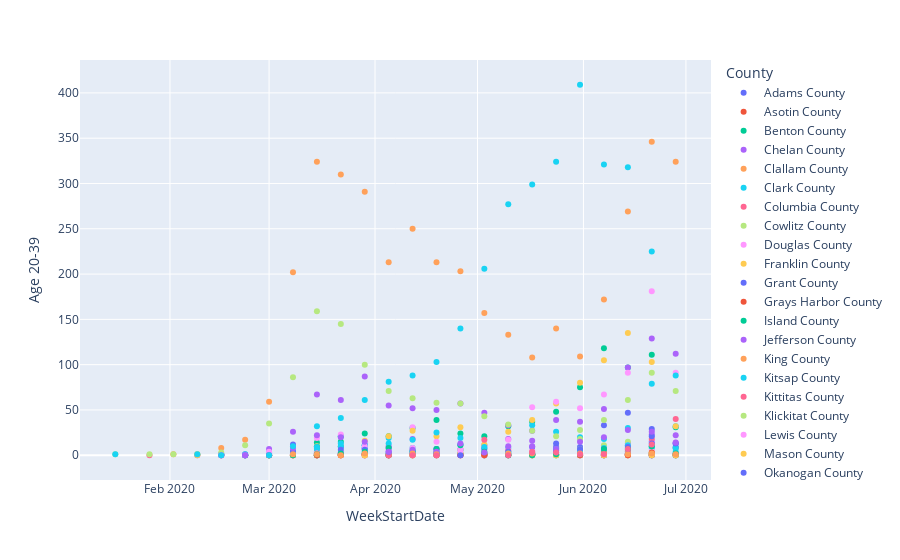

Notebook code for this chart:
### Code cell
px.scatter(df, x="WeekStartDate", y='Age 20-39', color='County')

### Figure 1 — Plotly figure (JSON) as saved in the notebook; plotly's stock layout.template omitted (floating-point values rounded to 4 significant figures)
{"data": [{"hoverlabel": {"namelength": 0}, "hovertemplate": "County=Adams County<br>WeekStartDate=%{x}<br>Age 20-39=%{y}", "legendgroup": "Adams County", "marker": {"color": "#636efa", "symbol": "circle"}, "mode": "markers", "name": "Adams County", "showlegend": true, "type": "scatter", "x": ["2020-03-08", "2020-03-15", "2020-03-22", "2020-03-29", "2020-04-05", "2020-04-12", "2020-04-19", "2020-04-26", "2020-05-03", "2020-05-10", "2020-05-17", "2020-05-24", "2020-05-31", "2020-06-07", "2020-06-14", "2020-06-21", "2020-06-28"], "xaxis": "x", "y": [1, 0, 1, 8, 2, 1, 4, 1, 0, 1, 1, 9, 6, 1, 4, 15, 8], "yaxis": "y"}, {"hoverlabel": {"namelength": 0}, "hovertemplate": "County=Asotin County<br>WeekStartDate=%{x}<br>Age 20-39=%{y}", "legendgroup": "Asotin County", "marker": {"color": "#EF553B", "symbol": "circle"}, "mode": "markers", "name": "Asotin County", "showlegend": true, "type": "scatter", "x": ["2020-03-15", "2020-03-29", "2020-04-05", "2020-04-12", "2020-04-19", "2020-05-17", "2020-05-31", "2020-06-21"], "xaxis": "x", "y": [0, 0, 1, 0, 0, 0, 0, 0], "yaxis": "y"}, {"hoverlabel": {"namelength": 0}, "hovertemplate": "County=Benton County<br>WeekStartDate=%{x}<br>Age 20-39=%{y}", "legendgroup": "Benton County", "marker": {"color": "#00cc96", "symbol": "circle"}, "mode": "markers", "name": "Benton County", "showlegend": true, "type": "scatter", "x": ["2020-02-16", "2020-03-01", "2020-03-08", "2020-03-15", "2020-03-22", "2020-03-29", "2020-04-05", "2020-04-12", "2020-04-19", "2020-04-26", "2020-05-03", "2020-05-10", "2020-05-17", "2020-05-24", "2020-05-31", "2020-06-07", "2020-06-14", "2020-06-21", "2020-06-28"], "xaxis": "x", "y": [1, 0, 3, 14, 21, 24, 21, 30, 39, 24, 21, 32, 37, 48, 75, 118, 97, 111, 31], "yaxis": "y"}, {"hoverlabel": {"namelength": 0}, "hovertemplate": "County=Chelan County<br>WeekStartDate=%{x}<br>Age 20-39=%{y}", "legendgroup": "Chelan County", "marker": {"color": "#ab63fa", "symbol": "circle"}, "mode": "markers", "name": "Chelan County", "showlegend": true, "type": "scatter", "x": ["2020-02-09", "2020-03-08", "2020-03-15", "2020-03-22", "2020-03-29", "2020-04-05", "2020-04-12", "2020-04-19", "2020-04-26", "2020-05-03", "2020-05-10", "2020-05-17", "2020-05-24", "2020-05-31", "2020-06-07", "2020-06-14", "2020-06-21", "2020-06-28"], "xaxis": "x", "y": [0, 1, 4, 3, 7, 10, 18, 7, 6, 11, 18, 16, 8, 3, 5, 13, 23, 22], "yaxis": "y"}, {"hoverlabel": {"namelength": 0}, "hovertemplate": "County=Clallam County<br>WeekStartDate=%{x}<br>Age 20-39=%{y}", "legendgroup": "Clallam County", "marker": {"color": "#FFA15A", "symbol": "circle"}, "mode": "markers", "name": "Clallam County", "showlegend": true, "type": "scatter", "x": ["2020-03-01", "2020-03-08", "2020-03-15", "2020-03-29", "2020-04-05", "2020-04-19", "2020-04-26", "2020-05-10", "2020-05-17", "2020-05-24", "2020-05-31", "2020-06-07", "2020-06-14", "2020-06-21", "2020-06-28"], "xaxis": "x", "y": [0, 0, 2, 2, 0, 3, 1, 0, 0, 1, 0, 2, 1, 2, 1], "yaxis": "y"}, {"hoverlabel": {"namelength": 0}, "hovertemplate": "County=Clark County<br>WeekStartDate=%{x}<br>Age 20-39=%{y}", "legendgroup": "Clark County", "marker": {"color": "#19d3f3", "symbol": "circle"}, "mode": "markers", "name": "Clark County", "showlegend": true, "type": "scatter", "x": ["2020-02-23", "2020-03-01", "2020-03-08", "2020-03-15", "2020-03-22", "2020-03-29", "2020-04-05", "2020-04-12", "2020-04-19", "2020-04-26", "2020-05-03", "2020-05-10", "2020-05-17", "2020-05-24", "2020-05-31", "2020-06-07", "2020-06-14", "2020-06-21", "2020-06-28"], "xaxis": "x", "y": [0, 0, 3, 10, 21, 11, 19, 8, 3, 6, 8, 8, 33, 26, 20, 18, 30, 79, 32], "yaxis": "y"}, {"hoverlabel": {"namelength": 0}, "hovertemplate": "County=Columbia County<br>WeekStartDate=%{x}<br>Age 20-39=%{y}", "legendgroup": "Columbia County", "marker": {"color": "#FF6692", "symbol": "circle"}, "mode": "markers", "name": "Columbia County", "showlegend": true, "type": "scatter", "x": ["2020-03-01", "2020-06-07", "2020-06-14"], "xaxis": "x", "y": [0, 0, 1], "yaxis": "y"}, {"hoverlabel": {"namelength": 0}, "hovertemplate": "County=Cowlitz County<br>WeekStartDate=%{x}<br>Age 20-39=%{y}", "legendgroup": "Cowlitz County", "marker": {"color": "#B6E880", "symbol": "circle"}, "mode": "markers", "name": "Cowlitz County", "showlegend": true, "type": "scatter", "x": ["2020-02-23", "2020-03-01", "2020-03-08", "2020-03-15", "2020-03-22", "2020-03-29", "2020-04-05", "2020-04-12", "2020-04-19", "2020-04-26", "2020-05-03", "2020-05-10", "2020-05-17", "2020-05-24", "2020-05-31", "2020-06-07", "2020-06-14", "2020-06-21", "2020-06-28"], "xaxis": "x", "y": [0, 0, 2, 3, 2, 1, 0, 2, 3, 6, 1, 2, 0, 0, 18, 11, 15, 9, 8], "yaxis": "y"}, {"hoverlabel": {"namelength": 0}, "hovertemplate": "County=Douglas County<br>WeekStartDate=%{x}<br>Age 20-39=%{y}", "legendgroup": "Douglas County", "marker": {"color": "#FF97FF", "symbol": "circle"}, "mode": "markers", "name": "Douglas County", "showlegend": true, "type": "scatter", "x": ["2020-03-01", "2020-03-08", "2020-03-15", "2020-03-22", "2020-03-29", "2020-04-05", "2020-04-12", "2020-04-19", "2020-04-26", "2020-05-03", "2020-05-10", "2020-05-17", "2020-05-24", "2020-05-31", "2020-06-07", "2020-06-14", "2020-06-21", "2020-06-28"], "xaxis": "x", "y": [0, 0, 0, 1, 6, 4, 31, 6, 7, 10, 6, 5, 4, 1, 2, 7, 16, 14], "yaxis": "y"}, {"hoverlabel": {"namelength": 0}, "hovertemplate": "County=Franklin County<br>WeekStartDate=%{x}<br>Age 20-39=%{y}", "legendgroup": "Franklin County", "marker": {"color": "#FECB52", "symbol": "circle"}, "mode": "markers", "name": "Franklin County", "showlegend": true, "type": "scatter", "x": ["2020-02-09", "2020-02-23", "2020-03-01", "2020-03-08", "2020-03-15", "2020-03-22", "2020-03-29", "2020-04-05", "2020-04-12", "2020-04-19", "2020-04-26", "2020-05-03", "2020-05-10", "2020-05-17", "2020-05-24", "2020-05-31", "2020-06-07", "2020-06-14", "2020-06-21", "2020-06-28"], "xaxis": "x", "y": [0, 0, 1, 1, 10, 10, 16, 21, 27, 21, 31, 12, 26, 39, 57, 80, 105, 135, 103, 32], "yaxis": "y"}, {"hoverlabel": {"namelength": 0}, "hovertemplate": "County=Grant County<br>WeekStartDate=%{x}<br>Age 20-39=%{y}", "legendgroup": "Grant County", "marker": {"color": "#636efa", "symbol": "circle"}, "mode": "markers", "name": "Grant County", "showlegend": true, "type": "scatter", "x": ["2020-02-16", "2020-02-23", "2020-03-01", "2020-03-08", "2020-03-15", "2020-03-22", "2020-03-29", "2020-04-05", "2020-04-12", "2020-04-19", "2020-04-26", "2020-05-03", "2020-05-10", "2020-05-17", "2020-05-24", "2020-05-31", "2020-06-07", "2020-06-14", "2020-06-21", "2020-06-28"], "xaxis": "x", "y": [0, 0, 1, 12, 8, 9, 11, 8, 4, 7, 12, 0, 1, 9, 13, 9, 33, 47, 29, 9], "yaxis": "y"}, {"hoverlabel": {"namelength": 0}, "hovertemplate": "County=Grays Harbor County<br>WeekStartDate=%{x}<br>Age 20-39=%{y}", "legendgroup": "Grays Harbor County", "marker": {"color": "#EF553B", "symbol": "circle"}, "mode": "markers", "name": "Grays Harbor County", "showlegend": true, "type": "scatter", "x": ["2020-02-16", "2020-02-23", "2020-03-01", "2020-03-15", "2020-03-22", "2020-03-29", "2020-04-05", "2020-04-26", "2020-05-03", "2020-05-17", "2020-05-24", "2020-05-31", "2020-06-07", "2020-06-14", "2020-06-21", "2020-06-28"], "xaxis": "x", "y": [0, 0, 0, 0, 1, 0, 0, 0, 0, 1, 1, 2, 0, 0, 1, 1], "yaxis": "y"}, {"hoverlabel": {"namelength": 0}, "hovertemplate": "County=Island County<br>WeekStartDate=%{x}<br>Age 20-39=%{y}", "legendgroup": "Island County", "marker": {"color": "#00cc96", "symbol": "circle"}, "mode": "markers", "name": "Island County", "showlegend": true, "type": "scatter", "x": ["2020-02-23", "2020-03-01", "2020-03-08", "2020-03-15", "2020-03-22", "2020-03-29", "2020-04-05", "2020-04-12", "2020-04-19", "2020-04-26", "2020-05-03", "2020-05-10", "2020-05-24", "2020-06-07", "2020-06-14", "2020-06-21", "2020-06-28"], "xaxis": "x", "y": [0, 0, 6, 9, 15, 2, 1, 1, 0, 1, 2, 0, 0, 0, 2, 2, 0], "yaxis": "y"}, {"hoverlabel": {"namelength": 0}, "hovertemplate": "County=Jefferson County<br>WeekStartDate=%{x}<br>Age 20-39=%{y}", "legendgroup": "Jefferson County", "marker": {"color": "#ab63fa", "symbol": "circle"}, "mode": "markers", "name": "Jefferson County", "showlegend": true, "type": "scatter", "x": ["2020-02-23", "2020-03-01", "2020-03-08", "2020-03-15", "2020-03-22", "2020-03-29", "2020-05-31", "2020-06-07", "2020-06-14", "2020-06-21", "2020-06-28"], "xaxis": "x", "y": [0, 2, 3, 2, 0, 0, 0, 0, 1, 0, 0], "yaxis": "y"}, {"hoverlabel": {"namelength": 0}, "hovertemplate": "County=King County<br>WeekStartDate=%{x}<br>Age 20-39=%{y}", "legendgroup": "King County", "marker": {"color": "#FFA15A", "symbol": "circle"}, "mode": "markers", "name": "King County", "showlegend": true, "type": "scatter", "x": ["2020-02-02", "2020-02-09", "2020-02-16", "2020-02-23", "2020-03-01", "2020-03-08", "2020-03-15", "2020-03-22", "2020-03-29", "2020-04-05", "2020-04-12", "2020-04-19", "2020-04-26", "2020-05-03", "2020-05-10", "2020-05-17", "2020-05-24", "2020-05-31", "2020-06-07", "2020-06-14", "2020-06-21", "2020-06-28"], "xaxis": "x", "y": [1, 1, 8, 17, 59, 202, 324, 310, 291, 213, 250, 213, 203, 157, 133, 108, 140, 109, 172, 269, 346, 324], "yaxis": "y"}, {"hoverlabel": {"namelength": 0}, "hovertemplate": "County=Kitsap County<br>WeekStartDate=%{x}<br>Age 20-39=%{y}", "legendgroup": "Kitsap County", "marker": {"color": "#19d3f3", "symbol": "circle"}, "mode": "markers", "name": "Kitsap County", "showlegend": true, "type": "scatter", "x": ["2020-02-16", "2020-02-23", "2020-03-01", "2020-03-08", "2020-03-15", "2020-03-22", "2020-03-29", "2020-04-05", "2020-04-12", "2020-04-19", "2020-04-26", "2020-05-03", "2020-05-10", "2020-05-24", "2020-05-31", "2020-06-07", "2020-06-14", "2020-06-21", "2020-06-28"], "xaxis": "x", "y": [1, 0, 1, 5, 7, 10, 11, 2, 4, 2, 1, 0, 4, 1, 4, 4, 9, 8, 4], "yaxis": "y"}, {"hoverlabel": {"namelength": 0}, "hovertemplate": "County=Kittitas County<br>WeekStartDate=%{x}<br>Age 20-39=%{y}", "legendgroup": "Kittitas County", "marker": {"color": "#FF6692", "symbol": "circle"}, "mode": "markers", "name": "Kittitas County", "showlegend": true, "type": "scatter", "x": ["2020-01-26", "2020-02-16", "2020-03-08", "2020-03-15", "2020-03-22", "2020-03-29", "2020-04-05", "2020-04-19", "2020-04-26", "2020-05-03", "2020-05-10", "2020-05-17", "2020-05-24", "2020-05-31", "2020-06-07", "2020-06-14", "2020-06-21", "2020-06-28"], "xaxis": "x", "y": [0, 0, 0, 2, 1, 1, 0, 1, 1, 17, 5, 4, 3, 1, 3, 5, 18, 1], "yaxis": "y"}, {"hoverlabel": {"namelength": 0}, "hovertemplate": "County=Klickitat County<br>WeekStartDate=%{x}<br>Age 20-39=%{y}", "legendgroup": "Klickitat County", "marker": {"color": "#B6E880", "symbol": "circle"}, "mode": "markers", "name": "Klickitat County", "showlegend": true, "type": "scatter", "x": ["2020-03-01", "2020-03-15", "2020-03-22", "2020-03-29", "2020-04-05", "2020-04-19", "2020-04-26", "2020-05-03", "2020-05-10", "2020-05-17", "2020-05-24", "2020-05-31", "2020-06-07", "2020-06-14", "2020-06-21", "2020-06-28"], "xaxis": "x", "y": [0, 0, 1, 0, 1, 0, 1, 0, 0, 1, 1, 7, 3, 0, 3, 0], "yaxis": "y"}, {"hoverlabel": {"namelength": 0}, "hovertemplate": "County=Lewis County<br>WeekStartDate=%{x}<br>Age 20-39=%{y}", "legendgroup": "Lewis County", "marker": {"color": "#FF97FF", "symbol": "circle"}, "mode": "markers", "name": "Lewis County", "showlegend": true, "type": "scatter", "x": ["2020-03-08", "2020-03-15", "2020-03-22", "2020-03-29", "2020-04-05", "2020-04-12", "2020-04-19", "2020-04-26", "2020-05-03", "2020-05-10", "2020-05-24", "2020-06-07", "2020-06-14", "2020-06-21", "2020-06-28"], "xaxis": "x", "y": [1, 2, 1, 0, 1, 1, 0, 0, 0, 1, 1, 1, 11, 5, 1], "yaxis": "y"}, {"hoverlabel": {"namelength": 0}, "hovertemplate": "County=Mason County<br>WeekStartDate=%{x}<br>Age 20-39=%{y}", "legendgroup": "Mason County", "marker": {"color": "#FECB52", "symbol": "circle"}, "mode": "markers", "name": "Mason County", "showlegend": true, "type": "scatter", "x": ["2020-03-01", "2020-03-08", "2020-03-15", "2020-03-22", "2020-03-29", "2020-04-12", "2020-04-19", "2020-04-26", "2020-05-03", "2020-05-10", "2020-05-17", "2020-05-24", "2020-05-31", "2020-06-07", "2020-06-14", "2020-06-21", "2020-06-28"], "xaxis": "x", "y": [0, 0, 1, 0, 1, 0, 2, 2, 1, 1, 1, 0, 0, 0, 2, 3, 0], "yaxis": "y"}, {"hoverlabel": {"namelength": 0}, "hovertemplate": "County=Okanogan County<br>WeekStartDate=%{x}<br>Age 20-39=%{y}", "legendgroup": "Okanogan County", "marker": {"color": "#636efa", "symbol": "circle"}, "mode": "markers", "name": "Okanogan County", "showlegend": true, "type": "scatter", "x": ["2020-03-08", "2020-03-15", "2020-03-22", "2020-03-29", "2020-04-05", "2020-04-12", "2020-04-19", "2020-04-26", "2020-05-03", "2020-05-10", "2020-05-17", "2020-05-24", "2020-05-31", "2020-06-07", "2020-06-14", "2020-06-21", "2020-06-28"], "xaxis": "x", "y": [0, 0, 1, 1, 0, 0, 2, 0, 7, 4, 1, 5, 2, 1, 1, 13, 13], "yaxis": "y"}, {"hoverlabel": {"namelength": 0}, "hovertemplate": "County=Pacific County<br>WeekStartDate=%{x}<br>Age 20-39=%{y}", "legendgroup": "Pacific County", "marker": {"color": "#EF553B", "symbol": "circle"}, "mode": "markers", "name": "Pacific County", "showlegend": true, "type": "scatter", "x": ["2020-03-29", "2020-04-05", "2020-04-19", "2020-04-26", "2020-05-03", "2020-05-31", "2020-06-07", "2020-06-21"], "xaxis": "x", "y": [1, 0, 0, 0, 1, 0, 2, 3], "yaxis": "y"}, {"hoverlabel": {"namelength": 0}, "hovertemplate": "County=Pend Oreille County<br>WeekStartDate=%{x}<br>Age 20-39=%{y}", "legendgroup": "Pend Oreille County", "marker": {"color": "#00cc96", "symbol": "circle"}, "mode": "markers", "name": "Pend Oreille County", "showlegend": true, "type": "scatter", "x": ["2020-03-15", "2020-04-05", "2020-05-17", "2020-06-21", "2020-06-28"], "xaxis": "x", "y": [0, 0, 1, 0, 0], "yaxis": "y"}, {"hoverlabel": {"namelength": 0}, "hovertemplate": "County=Pierce County<br>WeekStartDate=%{x}<br>Age 20-39=%{y}", "legendgroup": "Pierce County", "marker": {"color": "#ab63fa", "symbol": "circle"}, "mode": "markers", "name": "Pierce County", "showlegend": true, "type": "scatter", "x": ["2020-02-16", "2020-02-23", "2020-03-01", "2020-03-08", "2020-03-15", "2020-03-22", "2020-03-29", "2020-04-05", "2020-04-12", "2020-04-19", "2020-04-26", "2020-05-03", "2020-05-10", "2020-05-17", "2020-05-24", "2020-05-31", "2020-06-07", "2020-06-14", "2020-06-21", "2020-06-28"], "xaxis": "x", "y": [1, 1, 7, 26, 67, 61, 87, 55, 52, 50, 57, 47, 33, 27, 39, 37, 51, 97, 129, 112], "yaxis": "y"}, {"hoverlabel": {"namelength": 0}, "hovertemplate": "County=San Juan County<br>WeekStartDate=%{x}<br>Age 20-39=%{y}", "legendgroup": "San Juan County", "marker": {"color": "#FFA15A", "symbol": "circle"}, "mode": "markers", "name": "San Juan County", "showlegend": true, "type": "scatter", "x": ["2020-03-08", "2020-03-15", "2020-03-22", "2020-03-29", "2020-04-05", "2020-04-12", "2020-06-07", "2020-06-14", "2020-06-21"], "xaxis": "x", "y": [0, 0, 0, 0, 0, 0, 1, 0, 1], "yaxis": "y"}, {"hoverlabel": {"namelength": 0}, "hovertemplate": "County=Skagit County<br>WeekStartDate=%{x}<br>Age 20-39=%{y}", "legendgroup": "Skagit County", "marker": {"color": "#19d3f3", "symbol": "circle"}, "mode": "markers", "name": "Skagit County", "showlegend": true, "type": "scatter", "x": ["2020-02-16", "2020-02-23", "2020-03-01", "2020-03-08", "2020-03-15", "2020-03-22", "2020-03-29", "2020-04-05", "2020-04-12", "2020-04-19", "2020-04-26", "2020-05-03", "2020-05-10", "2020-05-17", "2020-05-24", "2020-05-31", "2020-06-07", "2020-06-14", "2020-06-21", "2020-06-28"], "xaxis": "x", "y": [0, 1, 3, 8, 9, 13, 8, 13, 17, 25, 19, 9, 2, 2, 7, 5, 8, 11, 10, 8], "yaxis": "y"}, {"hoverlabel": {"namelength": 0}, "hovertemplate": "County=Skamania County<br>WeekStartDate=%{x}<br>Age 20-39=%{y}", "legendgroup": "Skamania County", "marker": {"color": "#FF6692", "symbol": "circle"}, "mode": "markers", "name": "Skamania County", "showlegend": true, "type": "scatter", "x": ["2020-03-22", "2020-04-05", "2020-06-14", "2020-06-21", "2020-06-28"], "xaxis": "x", "y": [0, 0, 1, 0, 0], "yaxis": "y"}, {"hoverlabel": {"namelength": 0}, "hovertemplate": "County=Snohomish County<br>WeekStartDate=%{x}<br>Age 20-39=%{y}", "legendgroup": "Snohomish County", "marker": {"color": "#B6E880", "symbol": "circle"}, "mode": "markers", "name": "Snohomish County", "showlegend": true, "type": "scatter", "x": ["2020-01-16", "2020-01-26", "2020-02-02", "2020-02-09", "2020-02-16", "2020-02-23", "2020-03-01", "2020-03-08", "2020-03-15", "2020-03-22", "2020-03-29", "2020-04-05", "2020-04-12", "2020-04-19", "2020-04-26", "2020-05-03", "2020-05-10", "2020-05-17", "2020-05-24", "2020-05-31", "2020-06-07", "2020-06-14", "2020-06-21", "2020-06-28"], "xaxis": "x", "y": [1, 1, 1, 1, 3, 11, 35, 86, 159, 145, 100, 71, 63, 58, 57, 43, 34, 27, 21, 28, 39, 61, 91, 71], "yaxis": "y"}, {"hoverlabel": {"namelength": 0}, "hovertemplate": "County=Spokane County<br>WeekStartDate=%{x}<br>Age 20-39=%{y}", "legendgroup": "Spokane County", "marker": {"color": "#FF97FF", "symbol": "circle"}, "mode": "markers", "name": "Spokane County", "showlegend": true, "type": "scatter", "x": ["2020-02-16", "2020-02-23", "2020-03-01", "2020-03-08", "2020-03-15", "2020-03-22", "2020-03-29", "2020-04-05", "2020-04-12", "2020-04-19", "2020-04-26", "2020-05-03", "2020-05-10", "2020-05-17", "2020-05-24", "2020-05-31", "2020-06-07", "2020-06-14", "2020-06-21", "2020-06-28"], "xaxis": "x", "y": [0, 0, 4, 8, 19, 23, 10, 6, 8, 15, 5, 3, 17, 53, 59, 52, 67, 91, 181, 91], "yaxis": "y"}, {"hoverlabel": {"namelength": 0}, "hovertemplate": "County=Stevens County<br>WeekStartDate=%{x}<br>Age 20-39=%{y}", "legendgroup": "Stevens County", "marker": {"color": "#FECB52", "symbol": "circle"}, "mode": "markers", "name": "Stevens County", "showlegend": true, "type": "scatter", "x": ["2020-03-01", "2020-03-08", "2020-03-15", "2020-03-22", "2020-03-29", "2020-04-12", "2020-05-10", "2020-05-17", "2020-05-24", "2020-06-07", "2020-06-21", "2020-06-28"], "xaxis": "x", "y": [0, 0, 0, 0, 0, 0, 0, 0, 0, 0, 0, 0], "yaxis": "y"}, {"hoverlabel": {"namelength": 0}, "hovertemplate": "County=Thurston County<br>WeekStartDate=%{x}<br>Age 20-39=%{y}", "legendgroup": "Thurston County", "marker": {"color": "#636efa", "symbol": "circle"}, "mode": "markers", "name": "Thurston County", "showlegend": true, "type": "scatter", "x": ["2020-02-23", "2020-03-01", "2020-03-08", "2020-03-15", "2020-03-22", "2020-03-29", "2020-04-05", "2020-04-12", "2020-04-19", "2020-04-26", "2020-05-03", "2020-05-10", "2020-05-17", "2020-05-24", "2020-05-31", "2020-06-07", "2020-06-14", "2020-06-21", "2020-06-28"], "xaxis": "x", "y": [0, 0, 4, 1, 6, 6, 4, 2, 1, 0, 2, 0, 1, 5, 7, 7, 9, 21, 13], "yaxis": "y"}, {"hoverlabel": {"namelength": 0}, "hovertemplate": "County=Wahkiakum County<br>WeekStartDate=%{x}<br>Age 20-39=%{y}", "legendgroup": "Wahkiakum County", "marker": {"color": "#EF553B", "symbol": "circle"}, "mode": "markers", "name": "Wahkiakum County", "showlegend": true, "type": "scatter", "x": ["2020-03-15", "2020-03-22", "2020-05-03", "2020-06-14"], "xaxis": "x", "y": [0, 0, 0, 0], "yaxis": "y"}, {"hoverlabel": {"namelength": 0}, "hovertemplate": "County=Walla Walla County<br>WeekStartDate=%{x}<br>Age 20-39=%{y}", "legendgroup": "Walla Walla County", "marker": {"color": "#00cc96", "symbol": "circle"}, "mode": "markers", "name": "Walla Walla County", "showlegend": true, "type": "scatter", "x": ["2020-03-08", "2020-03-15", "2020-03-22", "2020-03-29", "2020-04-05", "2020-04-12", "2020-04-19", "2020-04-26", "2020-05-03", "2020-05-10", "2020-05-17", "2020-05-24", "2020-05-31", "2020-06-07", "2020-06-14", "2020-06-21", "2020-06-28"], "xaxis": "x", "y": [0, 1, 2, 4, 8, 5, 7, 11, 4, 0, 0, 1, 1, 7, 7, 10, 2], "yaxis": "y"}, {"hoverlabel": {"namelength": 0}, "hovertemplate": "County=Whatcom County<br>WeekStartDate=%{x}<br>Age 20-39=%{y}", "legendgroup": "Whatcom County", "marker": {"color": "#ab63fa", "symbol": "circle"}, "mode": "markers", "name": "Whatcom County", "showlegend": true, "type": "scatter", "x": ["2020-02-16", "2020-02-23", "2020-03-01", "2020-03-08", "2020-03-15", "2020-03-22", "2020-03-29", "2020-04-05", "2020-04-12", "2020-04-19", "2020-04-26", "2020-05-03", "2020-05-10", "2020-05-17", "2020-05-24", "2020-05-31", "2020-06-07", "2020-06-14", "2020-06-21", "2020-06-28"], "xaxis": "x", "y": [0, 0, 0, 8, 22, 20, 15, 4, 6, 4, 13, 3, 10, 10, 7, 15, 20, 28, 26, 14], "yaxis": "y"}, {"hoverlabel": {"namelength": 0}, "hovertemplate": "County=Whitman County<br>WeekStartDate=%{x}<br>Age 20-39=%{y}", "legendgroup": "Whitman County", "marker": {"color": "#FFA15A", "symbol": "circle"}, "mode": "markers", "name": "Whitman County", "showlegend": true, "type": "scatter", "x": ["2020-03-08", "2020-03-15", "2020-03-22", "2020-03-29", "2020-04-12", "2020-04-19", "2020-05-10", "2020-05-17", "2020-05-31", "2020-06-07", "2020-06-14", "2020-06-21", "2020-06-28"], "xaxis": "x", "y": [1, 1, 0, 2, 2, 1, 2, 2, 2, 1, 1, 2, 1], "yaxis": "y"}, {"hoverlabel": {"namelength": 0}, "hovertemplate": "County=Yakima County<br>WeekStartDate=%{x}<br>Age 20-39=%{y}", "legendgroup": "Yakima County", "marker": {"color": "#19d3f3", "symbol": "circle"}, "mode": "markers", "name": "Yakima County", "showlegend": true, "type": "scatter", "x": ["2020-01-16", "2020-02-09", "2020-02-16", "2020-03-01", "2020-03-08", "2020-03-15", "2020-03-22", "2020-03-29", "2020-04-05", "2020-04-12", "2020-04-19", "2020-04-26", "2020-05-03", "2020-05-10", "2020-05-17", "2020-05-24", "2020-05-31", "2020-06-07", "2020-06-14", "2020-06-21", "2020-06-28"], "xaxis": "x", "y": [1, 1, 0, 0, 10, 32, 41, 61, 81, 88, 103, 140, 206, 277, 299, 324, 409, 321, 318, 225, 88], "yaxis": "y"}, {"hoverlabel": {"namelength": 0}, "hovertemplate": "County=Unassigned<br>WeekStartDate=%{x}<br>Age 20-39=%{y}", "legendgroup": "Unassigned", "marker": {"color": "#FF6692", "symbol": "circle"}, "mode": "markers", "name": "Unassigned", "showlegend": true, "type": "scatter", "x": ["2020-04-12", "2020-04-19", "2020-05-10", "2020-05-17", "2020-05-24", "2020-05-31", "2020-06-07", "2020-06-14", "2020-06-21", "2020-06-28"], "xaxis": "x", "y": [0, 0, 0, 3, 3, 1, 1, 7, 12, 40], "yaxis": "y"}], "layout": {"legend": {"title": {"text": "County"}, "tracegroupgap": 0}, "margin": {"t": 60}, "xaxis": {"anchor": "y", "domain": [0, 1], "title": {"text": "WeekStartDate"}}, "yaxis": {"anchor": "x", "domain": [0, 1], "title": {"text": "Age 20-39"}}}}
